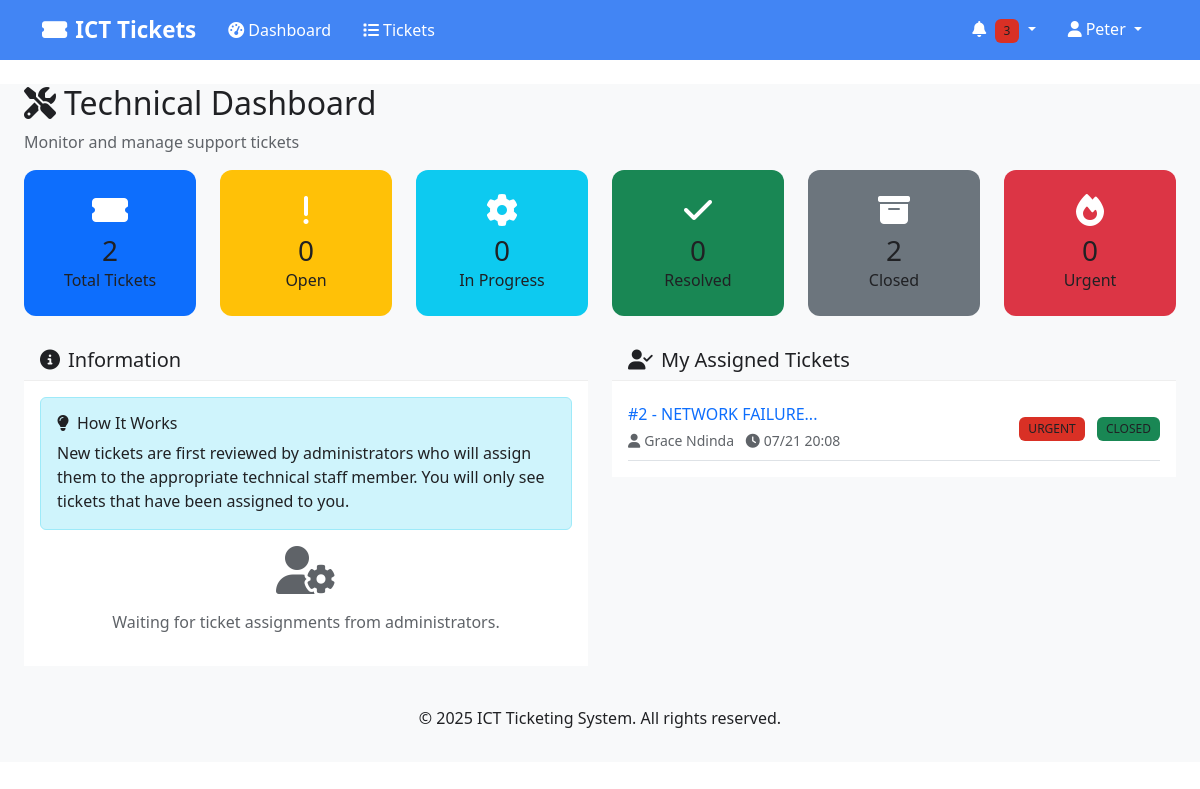
Before: /dashboard (signed in) with the older database file.
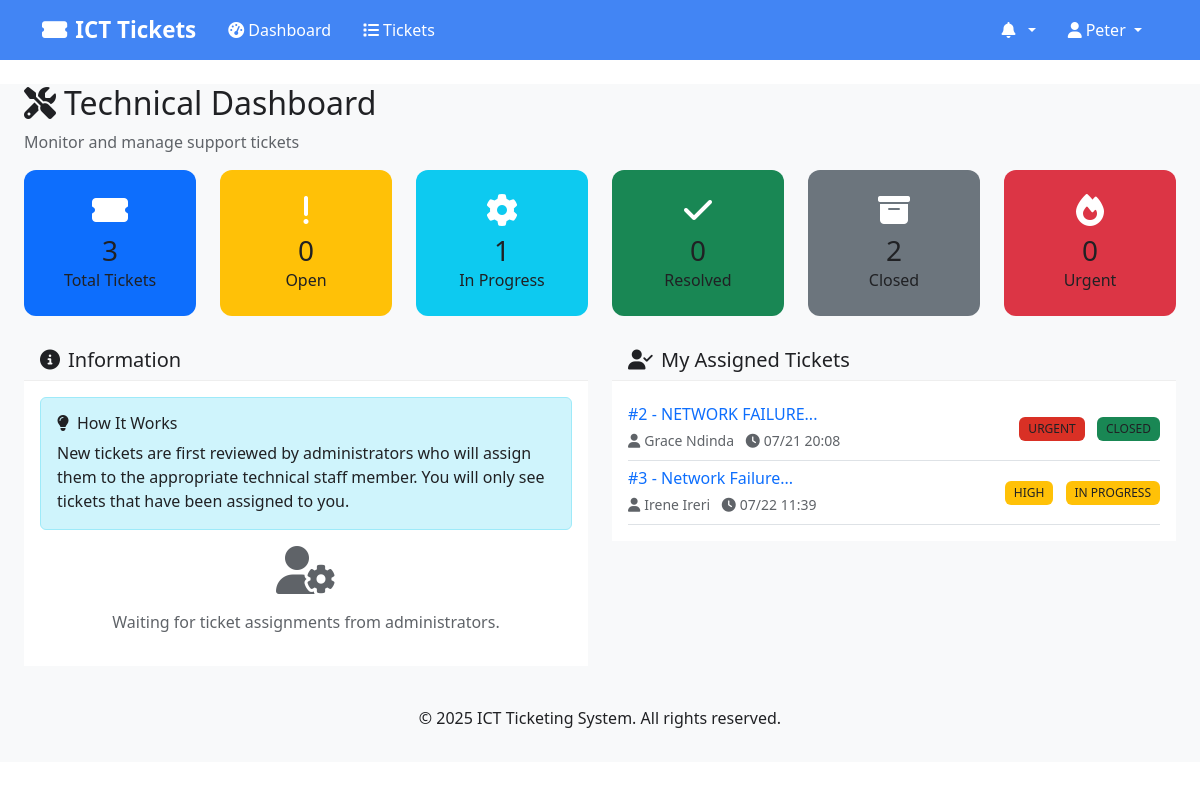
After: the same page with the newer database file.
### models.py (models this page shows, shortened)
class Ticket(db.Model):
    __tablename__ = 'tickets'
    id = db.Column(db.Integer, primary_key=True)
    title = db.Column(db.String(200), nullable=False)
    description = db.Column(db.Text, nullable=False)
    priority = db.Column(db.String(10), nullable=False)  # 'URGENT', 'HIGH', 'MEDIUM', 'LOW'
    status = db.Column(db.String(20), default='OPEN')  # 'OPEN', 'IN_PROGRESS', 'RESOLVED', 'CLOSED'
    category = db.Column(db.String(50), nullable=True)
    location = db.Column(db.String(100), nullable=True)
    unit = db.Column(db.String(50), nullable=True)  # For SWA departments (USHR, LSHR)
    created_by_id = db.Column(db.Integer, db.ForeignKey('users.id'), nullable=False)
    assigned_to_ids = db.Column(db.Text, nullable=True)  # Store comma-separated IDs for multiple assignments
    created_at = db.Column(db.DateTime, default=datetime.utcnow)
    updated_at = db.Column(db.DateTime, default=datetime.utcnow, onupdate=datetime.utcnow)
    resolved_at = db.Column(db.DateTime, nullable=True)
    closed_at = db.Column(db.DateTime, nullable=True)
    due_date = db.Column(db.DateTime, nullable=True)
    comments = db.relationship('TicketComment', backref='ticket', cascade='all, delete-orphan')
    notifications = db.relationship('Notification', backref='ticket', cascade='all, delete-orphan')
    @property
    def priority_color(self):
        colors = {
            'URGENT': 'danger',
            'HIGH': 'warning',
            'MEDIUM': 'info',
            'LOW': 'success'
        }
        return colors.get(self.priority, 'secondary')
    @property
    def status_color(self):
        colors = {
            'OPEN': 'primary',
            'IN_PROGRESS': 'warning',
            'RESOLVED': 'info',
            'CLOSED': 'success'
        }
        return colors.get(self.status, 'secondary')

class User(UserMixin, db.Model):
    __tablename__ = 'users'
    id = db.Column(db.Integer, primary_key=True)
    username = db.Column(db.String(80), unique=True, nullable=False)
    email = db.Column(db.String(120), unique=True, nullable=False)
    phone = db.Column(db.String(20), nullable=True)
    password_hash = db.Column(db.String(256), nullable=False)
    first_name = db.Column(db.String(50), nullable=False)
    last_name = db.Column(db.String(50), nullable=False)
    role = db.Column(db.String(20), nullable=False)  # 'user', 'tech', 'admin'
    department_id = db.Column(db.Integer, db.ForeignKey('departments.id'), nullable=True)
    is_active = db.Column(db.Boolean, default=True)
    created_at = db.Column(db.DateTime, default=datetime.utcnow)
    updated_at = db.Column(db.DateTime, default=datetime.utcnow, onupdate=datetime.utcnow)
    department = db.relationship('Department', backref='users')
    created_tickets = db.relationship('Ticket', foreign_keys='Ticket.created_by_id', backref='creator')
    @property
    def full_name(self):
        return f"{self.first_name} {self.last_name}"

### routes.py (the view)
@app.route('/dashboard')
@login_required
def dashboard():
    stats = get_ticket_stats()
    if current_user.role == 'admin':
        recent_tickets = Ticket.query.order_by(Ticket.created_at.desc()).limit(5).all()
        unread_notifications = Notification.query.filter_by(user_id=current_user.id, is_read=False).count()
        return render_template('dashboard_admin.html',
                             stats=stats,
                             recent_tickets=recent_tickets,
                             unread_notifications=unread_notifications,
                             User=User, Ticket=Ticket, Department=Department)
    elif current_user.role == 'tech':
        my_tickets = []
        for ticket in Ticket.query.filter(Ticket.assigned_to_ids.isnot(None)).all():
            if str(current_user.id) in ticket.assigned_to_ids.split(','):
                my_tickets.append(ticket)
        unassigned_tickets = Ticket.query.filter_by(assigned_to_ids=None, status='OPEN').all()
        unread_notifications = Notification.query.filter_by(user_id=current_user.id, is_read=False).count()
        return render_template('dashboard_tech.html',
                             stats=stats,
                             my_tickets=my_tickets,
                             unassigned_tickets=unassigned_tickets,
                             unread_notifications=unread_notifications)
    else:
        my_tickets = Ticket.query.filter_by(created_by_id=current_user.id).all()
        unread_notifications = Notification.query.filter_by(user_id=current_user.id, is_read=False).count()
        return render_template('dashboard_user.html',
                             my_tickets=my_tickets,
                             unread_notifications=unread_notifications)

### app.py (called while the page is built)
@login_manager.user_loader
def load_user(user_id):
    from models import User
    return User.query.get(int(user_id))

### templates/dashboard_tech.html (shortened to what the changed rows need)
{% extends "base.html" %}
{% block content %}
<div class="container-fluid">
    <div class="row">
        <div class="col-12">
            <h2><i class="fas fa-tools me-2"></i>Technical Dashboard</h2>
        </div>
    </div>
    <div class="row mb-4">
        <div class="col-lg-2 col-md-4 col-sm-6">
            <div class="card dashboard-card-total h-100 text-white rounded-3 p-3">
                <div class="card-body text-center">
                    <i class="fas fa-ticket-alt fs-2 mb-2"></i>
                    <h3 class="mb-0">{{ stats.total }}</h3>
                    <p class="mb-0">Total Tickets</p>
                </div>
            </div>
        </div>
        <div class="col-lg-2 col-md-4 col-sm-6">
            <div class="card dashboard-card-inprogress h-100 text-white rounded-3 p-3">
                <div class="card-body text-center">
                    <i class="fas fa-cog fs-2 mb-2"></i>
                    <h3 class="mb-0">{{ stats.in_progress }}</h3>
                    <p class="mb-0">In Progress</p>
                </div>
            </div>
        </div>
    </div>
    <div class="row">
        <div class="col-lg-6 mb-4">
            <div class="card">
                <div class="card-body">
                    {% if my_tickets %}
                    {% for ticket in my_tickets[:5] %}
                    <div class="d-flex justify-content-between align-items-center py-2 border-bottom">
                        <div class="flex-grow-1">
                            <h6 class="mb-1">
                                <a href="{{ url_for('view_ticket', ticket_id=ticket.id) }}" class="text-decoration-none">
                                    #{{ ticket.id }} - {{ ticket.title[:50] }}...
                                </a>
                            </h6>
                            <small class="text-muted">
                                <i class="fas fa-user me-1"></i>{{ ticket.creator.full_name }}
                                <i class="fas fa-clock ms-2 me-1"></i>{{ ticket.created_at.strftime('%m/%d %H:%M') }}
                            </small>
                        </div>
                        <div class="ms-3">
                            <span class="badge bg-{{ ticket.priority_color }} me-2">{{ ticket.priority }}</span>
                            <span class="badge bg-{{ ticket.status_color }}">{{ ticket.status.replace('_', ' ') }}</span>
                        </div>
                    </div>
                    {% endfor %}
                    {% else %}
                    <div class="text-center py-3">
                        <i class="fas fa-inbox fs-2 text-muted mb-2"></i>
                        <p class="text-muted mb-0">No assigned tickets</p>
                    </div>
                    {% endif %}
                </div>
            </div>
        </div>
    </div>
</div>
{% endblock %}

### templates/base.html (shortened to what this page needs)
<!DOCTYPE html>
<html lang="en">
<head>
    <link href="https://cdn.jsdelivr.net/npm/bootstrap@5.3.0/dist/css/bootstrap.min.css" rel="stylesheet">
    <link href="https://cdnjs.cloudflare.com/ajax/libs/font-awesome/6.4.0/css/all.min.css" rel="stylesheet">
    <link href="{{ url_for('static', filename='css/style.css') }}" rel="stylesheet">
</head>
<body>
    <nav class="navbar navbar-expand-lg shadow-sm" style="background-color: #4285f4 !important;">
        <div class="container" style="background-color: #4285f4;">
            <a class="navbar-brand" href="{{ url_for('dashboard' if current_user.is_authenticated else 'index') }}" style="color: #ffffff !important; font-weight: 600;">
                <i class="fas fa-ticket-alt me-2"></i>ICT Tickets
            </a>
            {% if current_user.is_authenticated %}
            <div class="collapse navbar-collapse" id="navbarNav">
                <ul class="navbar-nav me-auto">
                    <li class="nav-item">
                        <a class="nav-link" href="{{ url_for('dashboard') }}" style="color: #ffffff !important; font-weight: 500;">
                            <i class="fas fa-tachometer-alt me-1"></i>Dashboard
                        </a>
                    </li>
                    <li class="nav-item">
                        <a class="nav-link" href="{{ url_for('list_tickets') }}" style="color: #ffffff !important; font-weight: 500;">
                            <i class="fas fa-list me-1"></i>Tickets
                        </a>
                    </li>
                </ul>
                <ul class="navbar-nav">
                    <li class="nav-item dropdown">
                        <a class="nav-link dropdown-toggle" href="#" role="button" data-bs-toggle="dropdown" style="color: #ffffff !important; font-weight: 500;">
                            <i class="fas fa-bell me-1"></i>
                            {% set unread_count = 0 %}
                            {% if current_user.notifications is defined and current_user.notifications %}
                                {% set unread_count = current_user.notifications|selectattr('is_read', 'equalto', False)|list|length %}
                            {% endif %}
                            {% if unread_count > 0 %}
                            <span class="badge bg-danger">{{ unread_count }}</span>
                            {% endif %}
                        </a>
                            {% set recent_notifications = [] %}
                            {% if current_user.notifications is defined and current_user.notifications %}
                                {% set recent_notifications = current_user.notifications[:5] %}
                            {% endif %}
                    </li>
                    <li class="nav-item dropdown">
                        <a class="nav-link dropdown-toggle" href="#" role="button" data-bs-toggle="dropdown" style="color: #ffffff !important; font-weight: 500;">
                            <i class="fas fa-user me-1"></i>{{ current_user.first_name }}
                        </a>
                    </li>
                </ul>
            </div>
            {% endif %}
        </div>
    </nav>
    <main class="container-fluid mt-4">
        {% block content %}{% endblock %}
    </main>
    <footer class="bg-light text-center text-muted py-3 mt-5">
        <div class="container">
            <p>&copy; 2025 ICT Ticketing System. All rights reserved.</p>
        </div>
    </footer>
</body>
</html>

Changed rows visible on the page:
added Ticket: id "3", title "Network Failure", creator.full_name "Irene Ireri", created_at "07/22 11:39", priority "HIGH", status.replace "IN PROGRESS"
Other visible differences:
{{ stats.total }}: "2" → "3"
{{ stats.in_progress }}: "0" → "1"
{{ unread_count }}: "3" → (not shown)
